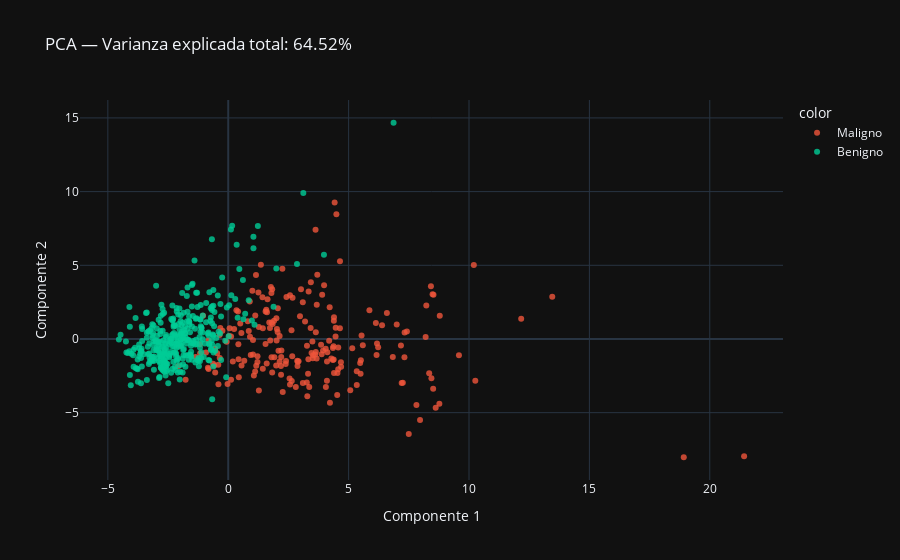

Notebook code cell kept with this figure:
### Markdown cell above
Comenzamos por probar el método de PCA. Este método nos permitirá generar nmuevas componentes a partir de combinaciones lineales de las variables originales, conservando la mayor varianza explicada posible. 

Probaremos tanto con 2 como 3 componentes. Esto nos permitirá comparar la diferencia entre varianza explicada que poseen ambas dimensionnes.

### Code cell
import plotly.express as px
from sklearn.decomposition import PCA

# --- 1️⃣ PCA ---
pca = PCA(n_components=2, random_state=42)
X_pca = pca.fit_transform(df_2)

fig_pca = px.scatter(
    x=X_pca[:,0], y=X_pca[:,1],
    color=df_2_original['diagnosis'].map({'B':'Benigno', 'M':'Maligno'}),
    title=f"PCA — Varianza explicada total: {pca.explained_variance_ratio_.sum():.2%}",
    labels={"x":"Componente 1", "y":"Componente 2"},
    color_discrete_map={'Benigno':'#00CC96','Maligno':'#EF553B'},
    template="plotly_dark"
)
fig_pca.update_traces(marker=dict(size=6, opacity=0.8))
fig_pca.show()

### Figure 1 — Plotly figure (JSON) as saved in the notebook; plotly's stock layout.template omitted (floating-point values rounded to 4 significant figures; data arrays with more than 128 entries replaced by an {"elided": "..."} marker saying what was removed)
{"data": [{"hovertemplate": "color=Maligno<br>Componente 1=%{x}<br>Componente 2=%{y}<extra></extra>", "legendgroup": "Maligno", "marker": {"color": "#EF553B", "opacity": 0.8, "size": 6, "symbol": "circle"}, "mode": "markers", "name": "Maligno", "orientation": "v", "showlegend": true, "type": "scatter", "x": {"elided": "212 float values"}, "xaxis": "x", "y": {"elided": "212 float values"}, "yaxis": "y"}, {"hovertemplate": "color=Benigno<br>Componente 1=%{x}<br>Componente 2=%{y}<extra></extra>", "legendgroup": "Benigno", "marker": {"color": "#00CC96", "opacity": 0.8, "size": 6, "symbol": "circle"}, "mode": "markers", "name": "Benigno", "orientation": "v", "showlegend": true, "type": "scatter", "x": {"elided": "357 float values"}, "xaxis": "x", "y": {"elided": "357 float values"}, "yaxis": "y"}], "layout": {"legend": {"title": {"text": "color"}, "tracegroupgap": 0}, "title": {"text": "PCA — Varianza explicada total: 64.52%"}, "xaxis": {"anchor": "y", "domain": [0, 1], "title": {"text": "Componente 1"}}, "yaxis": {"anchor": "x", "domain": [0, 1], "title": {"text": "Componente 2"}}}}
